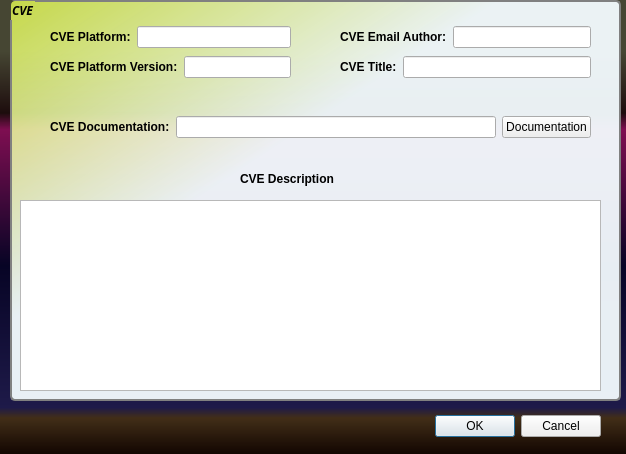
<?xml version="1.0" encoding="UTF-8"?>
<ui version="4.0">
 <class>CVE_Dialog</class>
 <widget class="QDialog" name="CVE_Dialog">
  <property name="geometry">
   <rect>
    <x>0</x>
    <y>0</y>
    <width>626</width>
    <height>454</height>
   </rect>
  </property>
  <property name="minimumSize">
   <size>
    <width>626</width>
    <height>454</height>
   </size>
  </property>
  <property name="maximumSize">
   <size>
    <width>626</width>
    <height>454</height>
   </size>
  </property>
  <property name="windowTitle">
   <string>Upload CVE</string>
  </property>
  <property name="styleSheet">
   <string notr="true">QDialog { background-color: qlineargradient(spread:pad, x1:0, y1:1, x2:0, y2:0, stop:0 rgba(17, 5, 0, 255), stop:0.081448 rgba(66, 46, 24, 255), stop:0.104072 rgba(30, 26, 73, 255), stop:0.41629 rgba(7, 4, 37, 255), stop:0.714932 rgba(126, 14, 81, 255), stop:0.751131 rgba(29, 13, 13, 255), stop:0.886878 rgba(70, 70, 51, 255)); }</string>
  </property>
  <widget class="QDialogButtonBox" name="CVE_buttonBox">
   <property name="geometry">
    <rect>
     <x>260</x>
     <y>410</y>
     <width>341</width>
     <height>32</height>
    </rect>
   </property>
   <property name="maximumSize">
    <size>
     <width>626</width>
     <height>16777215</height>
    </size>
   </property>
   <property name="orientation">
    <enum>Qt::Horizontal</enum>
   </property>
   <property name="standardButtons">
    <set>QDialogButtonBox::Cancel|QDialogButtonBox::Ok</set>
   </property>
  </widget>
  <widget class="QGroupBox" name="Platform_groupBox">
   <property name="geometry">
    <rect>
     <x>10</x>
     <y>0</y>
     <width>611</width>
     <height>401</height>
    </rect>
   </property>
   <property name="font">
    <font>
     <family>ubuntu-light</family>
     <weight>75</weight>
     <italic>true</italic>
     <bold>true</bold>
    </font>
   </property>
   <property name="statusTip">
    <string>Platform</string>
   </property>
   <property name="autoFillBackground">
    <bool>false</bool>
   </property>
   <property name="styleSheet">
    <string notr="true">QGroupBox { font-family: ubuntu-light; border: 2px solid gray;  border-radius: 5px; margin-top: 1ex; background-color: qlineargradient(spread:pad, x1:0, y1:0, x2:1, y2:1, stop:0 rgba(228, 251, 79, 206), stop:0.4 rgba(244, 252, 255, 241), stop:0.425 rgba(244, 252, 255, 241), stop:0.44 rgba(244, 252, 255, 241), stop:1 rgba(244, 252, 255, 241)); }</string>
   </property>
   <property name="inputMethodHints">
    <set>Qt::ImhNone</set>
   </property>
   <property name="title">
    <string>CVE</string>
   </property>
   <property name="flat">
    <bool>true</bool>
   </property>
   <property name="checkable">
    <bool>false</bool>
   </property>
   <widget class="QWidget" name="horizontalLayoutWidget">
    <property name="geometry">
     <rect>
      <x>40</x>
      <y>20</y>
      <width>241</width>
      <height>34</height>
     </rect>
    </property>
    <layout class="QHBoxLayout" name="horizontalLayout">
     <item>
      <widget class="QLabel" name="CVE_Platform_Label">
       <property name="font">
        <font>
         <weight>75</weight>
         <bold>true</bold>
        </font>
       </property>
       <property name="text">
        <string>CVE Platform:</string>
       </property>
      </widget>
     </item>
     <item>
      <widget class="QLineEdit" name="CVE_Platform_Edit">
       <property name="styleSheet">
        <string notr="true"/>
       </property>
      </widget>
     </item>
    </layout>
   </widget>
   <widget class="QWidget" name="horizontalLayoutWidget_2">
    <property name="geometry">
     <rect>
      <x>330</x>
      <y>20</y>
      <width>251</width>
      <height>34</height>
     </rect>
    </property>
    <layout class="QHBoxLayout" name="horizontalLayout_2">
     <item>
      <widget class="QLabel" name="CVE_Platform_Ver_Label">
       <property name="font">
        <font>
         <weight>75</weight>
         <bold>true</bold>
        </font>
       </property>
       <property name="text">
        <string>CVE Email Author:</string>
       </property>
      </widget>
     </item>
     <item>
      <widget class="QLineEdit" name="CVE_Author_Edit">
       <property name="styleSheet">
        <string notr="true"/>
       </property>
      </widget>
     </item>
    </layout>
   </widget>
   <widget class="QLabel" name="CVE_Description_Label">
    <property name="geometry">
     <rect>
      <x>230</x>
      <y>170</y>
      <width>101</width>
      <height>17</height>
     </rect>
    </property>
    <property name="font">
     <font>
      <weight>75</weight>
      <bold>true</bold>
     </font>
    </property>
    <property name="text">
     <string>CVE Description</string>
    </property>
   </widget>
   <widget class="QTextEdit" name="CVE_Description_Text">
    <property name="geometry">
     <rect>
      <x>10</x>
      <y>200</y>
      <width>581</width>
      <height>191</height>
     </rect>
    </property>
   </widget>
   <widget class="QWidget" name="horizontalLayoutWidget_3">
    <property name="geometry">
     <rect>
      <x>40</x>
      <y>110</y>
      <width>541</width>
      <height>34</height>
     </rect>
    </property>
    <layout class="QHBoxLayout" name="horizontalLayout_3">
     <item>
      <widget class="QLabel" name="CVE_Platform_Ver_Label_2">
       <property name="font">
        <font>
         <weight>75</weight>
         <bold>true</bold>
        </font>
       </property>
       <property name="text">
        <string>CVE Documentation:</string>
       </property>
      </widget>
     </item>
     <item>
      <widget class="QLineEdit" name="CVE_Document_Edit">
       <property name="styleSheet">
        <string notr="true"/>
       </property>
      </widget>
     </item>
     <item>
      <widget class="QPushButton" name="CVE_pdf">
       <property name="text">
        <string>Documentation</string>
       </property>
      </widget>
     </item>
    </layout>
   </widget>
   <widget class="QWidget" name="horizontalLayoutWidget_4">
    <property name="geometry">
     <rect>
      <x>40</x>
      <y>50</y>
      <width>241</width>
      <height>34</height>
     </rect>
    </property>
    <layout class="QHBoxLayout" name="horizontalLayout_4">
     <item>
      <widget class="QLabel" name="CVE_Platform_Version_Label">
       <property name="font">
        <font>
         <weight>75</weight>
         <bold>true</bold>
        </font>
       </property>
       <property name="text">
        <string>CVE Platform Version:</string>
       </property>
      </widget>
     </item>
     <item>
      <widget class="QLineEdit" name="CVE_Platform_Version_Edit">
       <property name="styleSheet">
        <string notr="true"/>
       </property>
      </widget>
     </item>
    </layout>
   </widget>
   <widget class="QWidget" name="horizontalLayoutWidget_5">
    <property name="geometry">
     <rect>
      <x>330</x>
      <y>50</y>
      <width>251</width>
      <height>34</height>
     </rect>
    </property>
    <layout class="QHBoxLayout" name="horizontalLayout_5">
     <item>
      <widget class="QLabel" name="CVE_Platform_Ver_Label_3">
       <property name="font">
        <font>
         <weight>75</weight>
         <bold>true</bold>
        </font>
       </property>
       <property name="text">
        <string>CVE Title:</string>
       </property>
      </widget>
     </item>
     <item>
      <widget class="QLineEdit" name="CVE_Title_Edit">
       <property name="styleSheet">
        <string notr="true"/>
       </property>
      </widget>
     </item>
    </layout>
   </widget>
  </widget>
 </widget>
 <resources/>
 <connections>
  <connection>
   <sender>CVE_buttonBox</sender>
   <signal>accepted()</signal>
   <receiver>CVE_Dialog</receiver>
   <slot>accept()</slot>
   <hints>
    <hint type="sourcelabel">
     <x>248</x>
     <y>254</y>
    </hint>
    <hint type="destinationlabel">
     <x>157</x>
     <y>274</y>
    </hint>
   </hints>
  </connection>
  <connection>
   <sender>CVE_buttonBox</sender>
   <signal>rejected()</signal>
   <receiver>CVE_Dialog</receiver>
   <slot>reject()</slot>
   <hints>
    <hint type="sourcelabel">
     <x>316</x>
     <y>260</y>
    </hint>
    <hint type="destinationlabel">
     <x>286</x>
     <y>274</y>
    </hint>
   </hints>
  </connection>
 </connections>
</ui>
